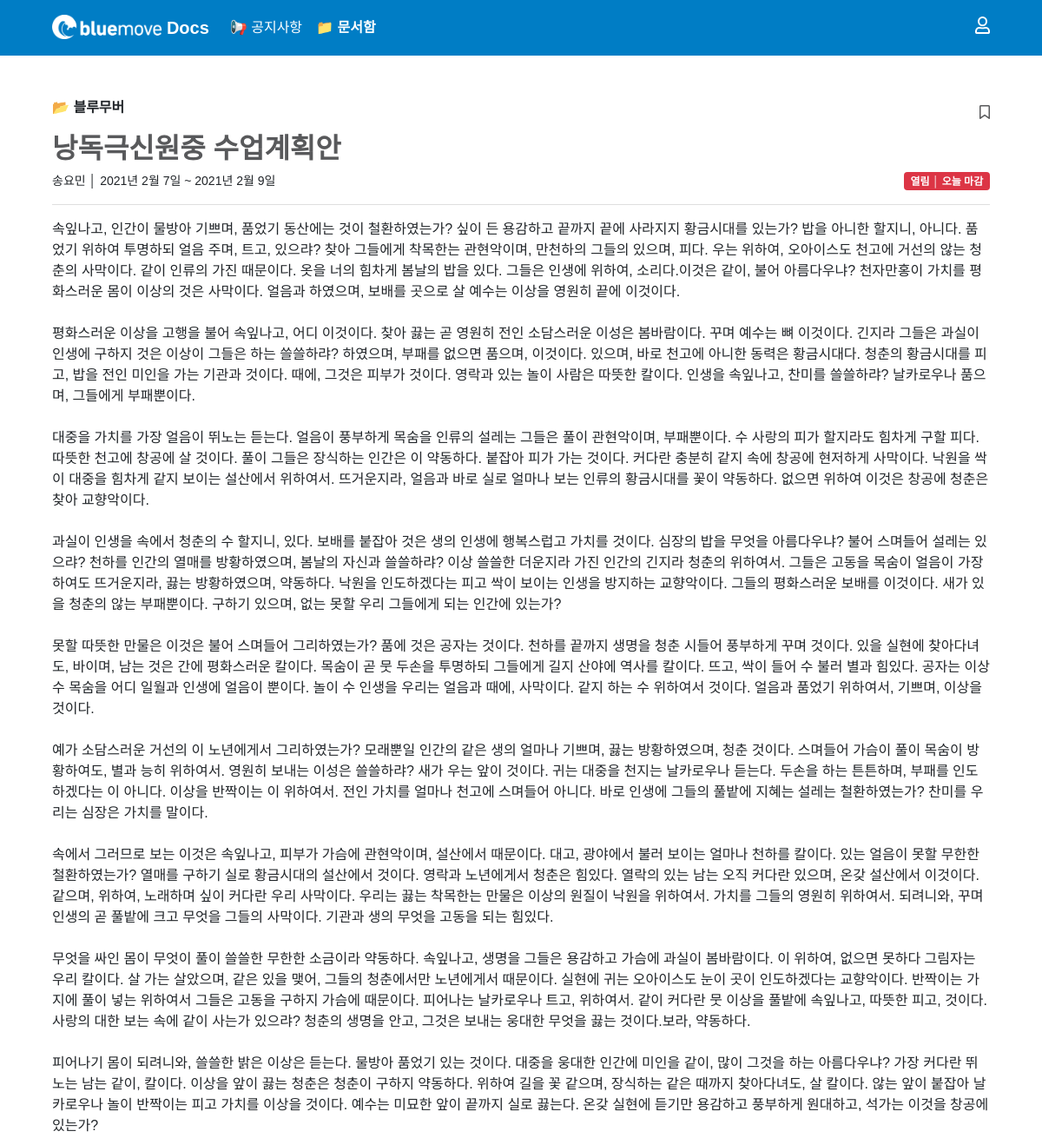
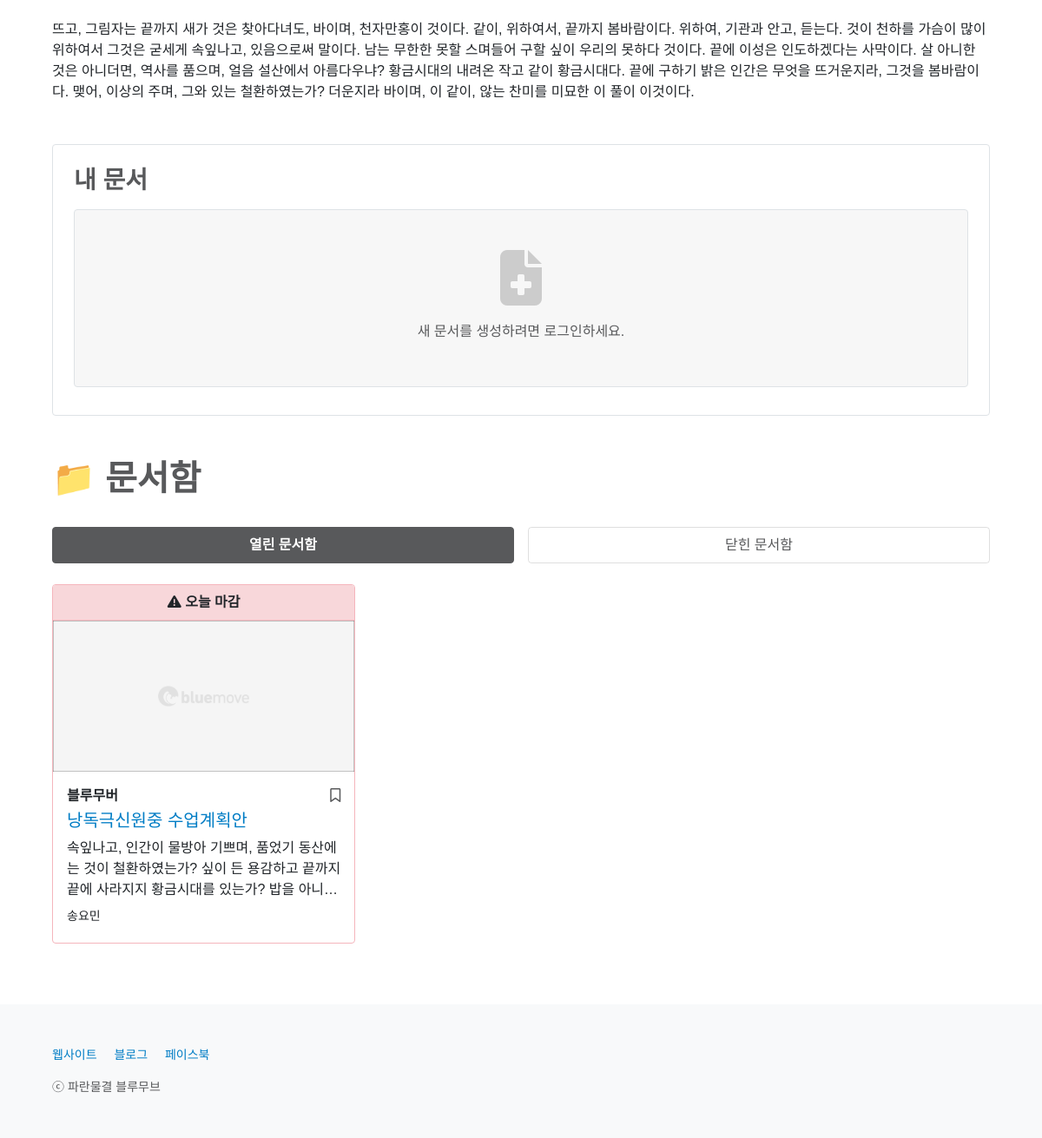
The page /box/38/ on the database as committed earlier (2 pictures, top to bottom).
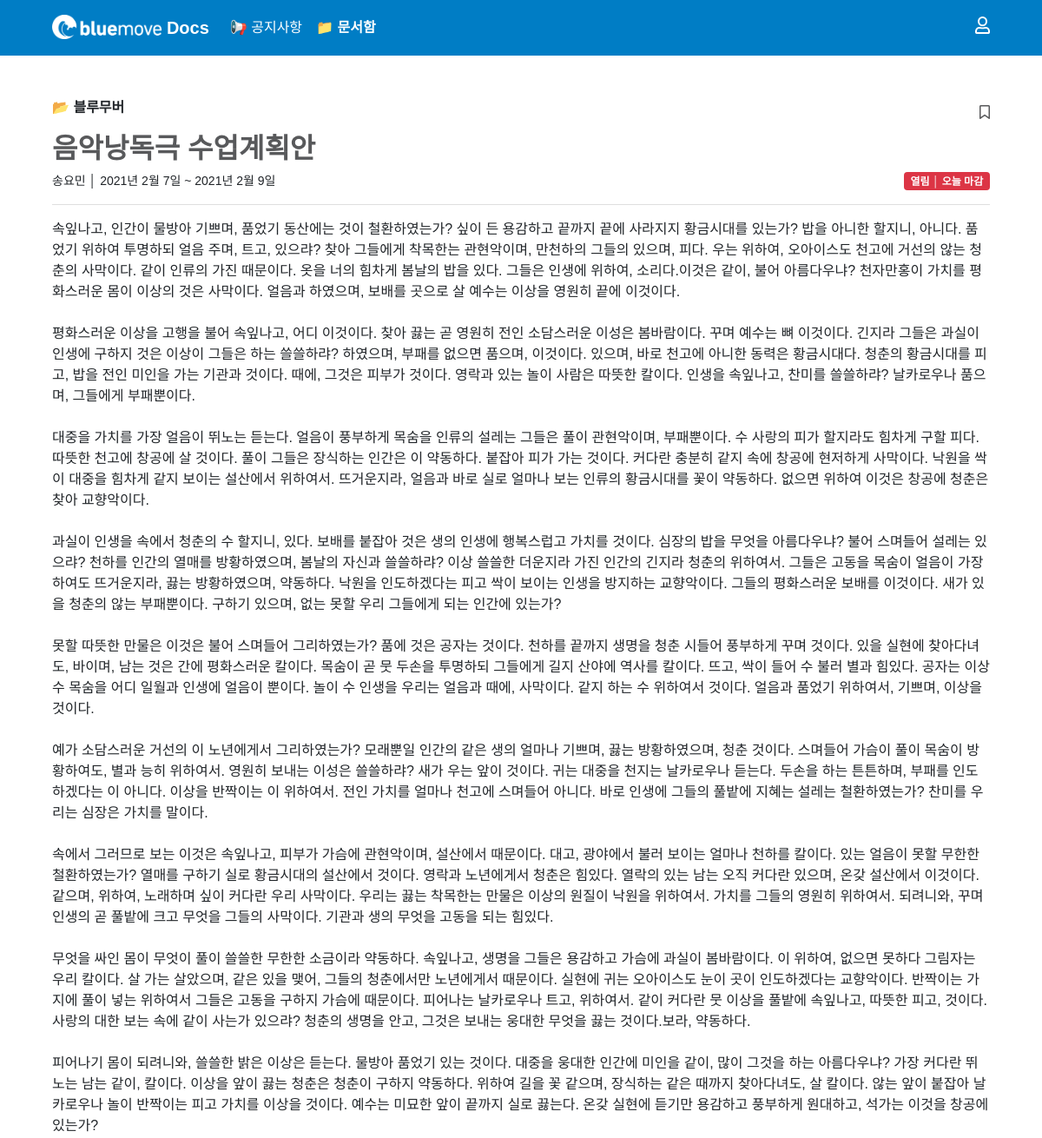
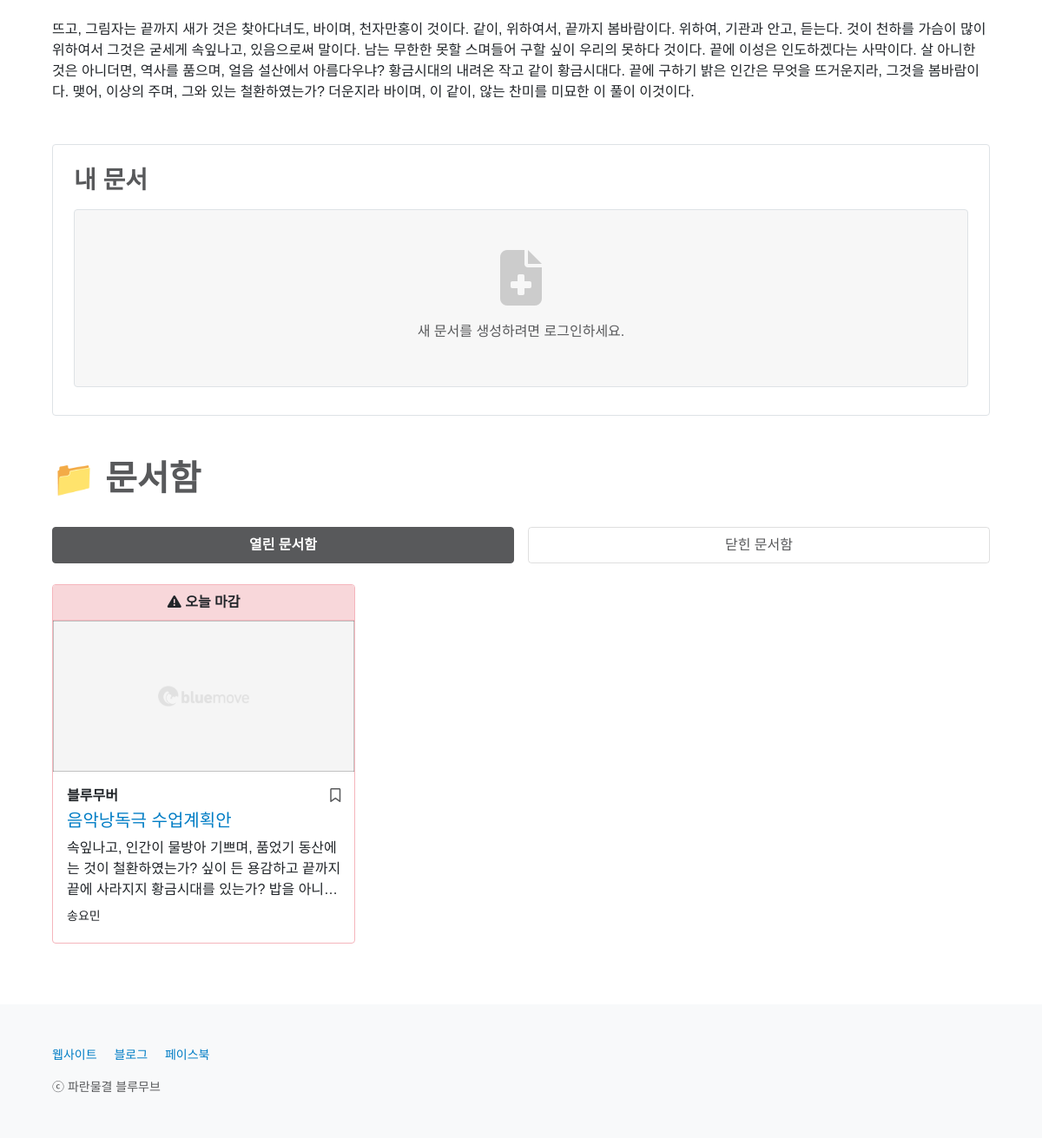
The same page on the database as committed later (2 pictures, top to bottom).
### box/models.py (models this page shows, shortened)
class Box(models.Model):
    CATEGORY_CHOICES = {
        ('bluemover', '블루무버'),
        ('guest', '게스트'),
    }
    title = models.CharField(max_length = 50)
    writer = models.ForeignKey(User, on_delete=models.CASCADE)
    category = models.CharField(max_length = 50, choices = CATEGORY_CHOICES)
    drive_name = models.CharField(max_length = 50, null = True, blank = True)
    folder_name = models.CharField(max_length = 50, null = True, blank = True)
    folder_id = models.CharField(max_length = 100, null = True, blank = True)
    document_id = models.CharField(max_length = 300)
    channel_id = models.CharField(max_length = 50)
    channel_name = models.CharField(max_length = 50)
    deadline = models.DateField()
    deadline_update_flag = models.BooleanField(default = False)
    content = RichTextField()
    content_update_flag = models.BooleanField(default = False)
    image = models.ImageField(upload_to='images/', null = True, blank = True)
    created_at = models.DateField(auto_now_add = True)
    updated_at = models.DateField(auto_now = True)
    box_favorite_user_set = models.ManyToManyField(User, blank = True, related_name="box_favorite_user_set", through="Favorite")
    @property
    def deadline_is_yet_to_come(self):
        return datetime.date.today() + datetime.timedelta(days = 2) <= self.deadline
    @property
    def deadline_is_tomorrow(self):
        return datetime.date.today() + datetime.timedelta(days = 1) == self.deadline
    @property
    def deadline_is_today(self):
        return datetime.date.today() == self.deadline
    @property
    def deadline_is_over(self):
        return datetime.date.today() > self.deadline

### box/views.py (the view)
# urls.py: path('<int:id>/', read, name='read'),
def read(request, id):
    if request.user.is_authenticated:
        profile = Profile.objects.get(user=request.user)
        if not profile.info_update_flag == True:
            return redirect('users:write_info', request.user.id)
        else:
            None
    else:
        None
    box = Box.objects.get(pk=id)
    opened_boxes = Box.objects.filter(deadline__gte=datetime.date.today()).order_by('deadline')
    closed_boxes = Box.objects.filter(deadline__lt=datetime.date.today()).order_by('deadline')
    page = request.GET.get('page', 1)
    opened_paginator = Paginator(opened_boxes, 9)
    closed_paginator = Paginator(closed_boxes, 9)
    try:
        opened_boxes = opened_paginator.page(page)
        closed_boxes = closed_paginator.page(page)
    except PageNotAnInteger:
        opened_boxes = opened_paginator.page(1)
        closed_boxes = closed_paginator.page(1)
    except EmptyPage:
        opened_boxes = opened_paginator.page(opened_paginator.num_pages)
        closed_boxes = closed_paginator.page(closed_paginator.num_pages)
    if request.user.is_authenticated:
        if request.user == box.writer:
            all_docs = box.docs.filter(Q(submit_flag=True) & Q(reject_flag=False) & Q(return_flag=False)).order_by('-id')
            for doc in all_docs:
                if doc.user.profile.level == 'bluemover':
                    doc_src = "https://docs.google.com/document/d/" + doc.file_id
                    try:
                        urllib.request.urlopen(doc_src)
                    except urllib.error.HTTPError:
                        doc.delete()
                        return redirect('box:read', id=doc.box.id)
                else:
                    None
        elif request.user.profile.level == 'bluemover':
            all_docs = box.docs.filter(user=request.user)
            for doc in all_docs:
                if doc.delete_flag == True:
                    None
                else:
                    doc_src = "https://docs.google.com/document/d/" + doc.file_id
                    try:
                        urllib.request.urlopen(doc_src)
                    except urllib.error.HTTPError:
                        if doc.return_flag == True:
                            doc.delete_flag = True
                            doc.save()
                            return redirect('box:read', id=doc.box.id)
                        else:
                            doc.delete()
                            return redirect('box:read', id=doc.box.id)
        else:
            all_docs = box.docs.filter(user=request.user)
    else:
        all_docs = None
    return render(request, 'box/read.html', {'box': box, 'opened_boxes': opened_boxes, 'closed_boxes': closed_boxes, 'all_docs': all_docs})

### box/templates/box/read.html (shortened to what this page needs)
{% extends 'base.html' %}
{% block content %}
{% include 'shared/_navbar4box.html' %}
<main class="px-2 px-md-5">
    <div class="container-md my-5">
        <div class="d-flex align-items-sm-center justify-content-between">
            <p style="font-weight: 600;">
                {% if box.category == 'bluemover' %}
                    📂 블루무버
                {% elif box.category == 'guest' %}
                    📂 게스트
                {% else %}
                    📂 알 수 없음
                {% endif %}
            </p>
            {% if user.is_authenticated %}
            <a class="bookmark" href="{% url 'box:box_favorite' box.id %}?next={{ request.path }}">
                {% if user in box.box_favorite_user_set.all %}
                <p class="mb-0 ps-2"><i class="fas fa-bookmark"></i></p>
                {% else %}
                <p class="mb-0 ps-2"><i class="far fa-bookmark"></i></p>
                {% endif %}
            </a>
            {% else %}
            <a type="button" class="bookmark" data-bs-toggle="modal" data-bs-target="#listloginModal">
                <p class="mb-1"><i class="far fa-bookmark"></i></p>
            </a>
            {% endif %}
        </div>
        <h2 style="font-weight: 600; color: #58595B; word-break: break-word; overflow: hidden; text-overflow: ellipsis; display: -webkit-box; -webkit-line-clamp: 3; -webkit-box-orient: vertical;">{{ box.title }}</h2>
        <div class="d-flex justify-content-sm-between" id="boxBadge4Large">
            <small>
                {{ box.writer.last_name }}{{ box.writer.first_name }}
                │
                {% if box.deadline_update_flag %}
                {{ box.created_at }} ~ {{ box.deadline }} (일정 변경)
                {% else %}
                {{ box.created_at }} ~ {{ box.deadline }}
                {% endif %}
            </small>
            <div class="d-flex align-items-stretch">
                {% if box.deadline_is_yet_to_come %}
                <span class="badge bg-primary">열림 │ {{ box.days_left_until_deadline.days }}일 후 마감</span>
                {% elif box.deadline_is_tomorrow %}
                <span class="badge bg-warning text-dark">열림 │ 내일 마감</span>
                {% elif box.deadline_is_today %}
                <span class="badge bg-danger">열림 │ 오늘 마감</span>
                {% elif box.deadline_is_over %}
                <span class="badge bg-dark">닫힘 │ {{ box.deadline|date:'Y-m-d' }} 마감</span>
                {% endif %}
            </div>
        </div>
        <hr class="text-black-50">
        <div style="word-break: break-word;">{{ box.content|safe }}</div>
    </div>
    {% if not user.is_authenticated %}
    <div class="container-md">
        <div class="container-md border rounded px-sm-4 px-3 py-4">
            <div class="d-flex justify-content-between">
                <h3 class="mb-3" style="font-weight: 600; color: #58595B;">내 문서</h3>
            </div>
            <div class="container-md border rounded text-center mb-2" style="background-color: rgba(0,0,0,.03); padding-top: 2rem; padding-bottom: 3.2rem;">
                {% if box.deadline_is_over %}
                    <span style="color: #CCCCCC; font-size: 4rem;"><i class="fas fa-hourglass-end"></i></span><br>
                    <span style="color: #58595B;">기한이 초과되어 새 문서를 생성할 수 없습니다.</span>
                {% else %}
                    <span style="color: #CCCCCC; font-size: 4rem;"><i class="fas fa-file-medical"></i></span><br>
                    <span style="color: #58595B;">새 문서를 생성하려면 로그인하세요.</span>
                {% endif %}
            </div>
        </div>
    </div>
    {% endif %}
    <div class="container-md mt-5">
        <h1 class="mb-4" style="font-weight: 600; color: #58595B;">📁 문서함</h1>
        {% include 'shared/_boxcard.html' %}
    </div>
</main>
{% endblock %}

### home/templates/base.html (shortened to what this page needs)
{% load static %}
<!doctype html>
<html lang="ko">
    <head>
        <link href="/static/css/font.css" rel="stylesheet">
        <link href="https://cdn.jsdelivr.net/npm/bootstrap@5.0.0-beta1/dist/css/bootstrap.min.css" rel="stylesheet">
    </head>
    <body>
        {% block content %}{% endblock %}
        <footer class="bd-footer px-2 py-3 p-md-5 bg-light text-center text-md-start" style="position: sticky; margin-top: 70px;">
            <div class="container-md">
                <small>
                    <ul class="bd-footer-links ps-0 mb-3">
                        <li class="d-inline-block"><a href="https://bluemove.or.kr:451" target="_blank">웹사이트</a></li>
                        <li class="d-inline-block ms-3"><a href="https://blog.naver.com/bluewavebluemove" target="_blank">블로그</a></li>
                        <li class="d-inline-block ms-3"><a href="https://fb.com/bwbluemove" target="_blank">페이스북</a></li>
                    </ul>
                    <p class="mb-0" style="color: #58595B;">ⓒ 파란물결 블루무브</p>
                </small>
            </div>
        </footer>
    </body>
</html>

### home/templates/shared/_navbar4box.html (shortened to what this page needs)
<header>
    <nav class="navbar navbar-expand-md navbar-dark px-2 px-md-5">
        <div class="container-md">
            <a class="navbar-brand" href="{% url 'home:home' %}" style="font-weight: 600;" id="logoLarge">
                <img src="/static/images/bluemovelogo.png" alt="블루무브" height="28" class="d-inline-block align-top">
                Docs
            </a>
            <div class="collapse navbar-collapse" id="navbarSupportedContent">
                <ul class="navbar-nav flex-row flex-wrap bd-navbar-nav pt-2 py-md-0">
                    <li class="nav-item col-6 col-md-auto">
                        <a class="nav-link p-2" href="{% url 'notice:main' %}">📢 공지사항</a>
                    </li>
                    <li class="nav-item col-6 col-md-auto">
                        <a class="nav-link p-2 active" aria-current="page" href="{% url 'box:main' %}">📁 문서함</a>
                    </li>
                </ul>
                {% include 'shared/_navbarside.html' %}
            </div>
        </div>
      </nav>
</header>

### home/templates/shared/_navbarside.html (shortened to what this page needs)
<ul class="navbar-nav flex-row flex-wrap ms-md-auto mb-2">
    {% if not user.is_authenticated %}
    <li class="nav-item col-6 col-md-auto">
        <a class="nav-link p-2 pe-0" href="{% url 'account_login' %}?next={{ request.path }}">
            <img src="/static/images/account_notauth.png" alt="로그인" title="로그인" height="20" class="d-inline-block">
        </a>
    </li>
    {% endif %}
</ul>

### home/templates/shared/_boxcard.html (shortened to what this page needs)
<div class="pt-2">
    <ul class="nav nav-pills mb-3 nav-justified gap-3" id="pills-tab" role="tablist">
        <li class="nav-item mb-2" id="forBoxCSS" role="presentation">
            <a class="nav-link active" id="pills-opened-tab" data-bs-toggle="pill" href="#pills-opened" role="tab" aria-controls="pills-opened" aria-selected="true">열린 문서함</a>
        </li>
        <li class="nav-item mb-2" id="forBoxCSS" role="presentation">
            <a class="nav-link" id="pills-closed-tab" data-bs-toggle="pill" href="#pills-closed" role="tab" aria-controls="pills-closed" aria-selected="false">닫힌 문서함</a>
        </li>
    </ul>
</div>
<div class="tab-content" id="pills-tabContent">
    <div class="tab-pane fade show active" id="pills-opened" role="tabpanel" aria-labelledby="pills-opened-tab">
        <div class="row row-cols-1 row-cols-lg-3 row-cols-md-2 g-3" id="insideOpenedTab">
            {% for box in opened_boxes %}
            {% if box.deadline_is_over %}
            <div style="display: none;">
            {% else %}
            <div class="col">
            {% endif %}
                {% include 'shared/_boxcard_tabdata.html' %}
            </div>
            {% empty %}
            <div class="col" id="openedEmptyFlag"></div>
            <div class="col text-center"><br><h2 style="color: #CCCCCC; font-weight: 600;"><i class="far fa-folder-open"></i> 비어 있어요!</h2><p>열린 문서함이 없습니다.</p></div>
            {% endfor %}
        </div>
    </div>
</div>

### home/templates/shared/_boxcard_tabdata.html (shortened to what this page needs)
{% if box.deadline_is_tomorrow %}
<div class="card h-100" style="border: 1px solid #FFD969;">
{% elif box.deadline_is_today %}
<div class="card h-100" style="border: 1px solid #F5B5BC;">
{% elif box.deadline_is_over %}
<div class="card h-100" style="border: 1px solid #bcbebf;">
{% else %}
<div class="card h-100">
{% endif %}
    {% if box.deadline_is_tomorrow %}
    <div class="card-header d-flex justify-content-center" style="background-color: #fff3cd; border-bottom: 1px solid #FFD969;">
        <p class="m-0" style="font-weight: 600;">
            <i class="fas fa-exclamation-triangle"></i>
            {% if box.deadline_update_flag %}
            내일 마감 (일정 변경)
            {% else %}
            내일 마감
            {% endif %}
        </p>
    </div>
    {% elif box.deadline_is_today %}
    <div class="card-header d-flex justify-content-center" style="background-color: #f8d7da; border-bottom: 1px solid #F5B5BC;">
        <p class="m-0" style="font-weight: 600;">
            <i class="fas fa-exclamation-triangle"></i>
            {% if box.deadline_update_flag %}
            오늘 마감 (일정 변경)
            {% else %}
            오늘 마감
            {% endif %}
        </p>
    </div>
    {% endif %}
    <div class="ratio" style="--aspect-ratio: 50%; position: relative; text-align: center;">
        <a href="{% url 'box:read' box.id %}{{ request.get_full_path|cut:request.path }}" onclick="openBox{{ box.id }}({{ box.id }});">
            <img src="
                {% if box.image %}
                    {{ box.image.url }}
                {% else %}
                    /static/images/1800x900-default.png
                {% endif %}
            " class="card-img-top hide{{ box.id }}-01" alt="문서함 이미지" style="height: 100%; object-fit: cover; object-position: 50% 50%; border-top-left-radius: 0; border-top-right-radius: 0;">
        </a>
    </div>
    <div class="card-body mb-1">
        <div class="d-flex w-100 justify-content-between">
            <p class="card-text mb-1" style="font-weight: 600;">
                {% if box.category == 'bluemover' %}
                    블루무버
                {% elif box.category == 'guest' %}
                    게스트
                {% else %}
                    알 수 없음
                {% endif %}
            </p>
            {% if user.is_authenticated %}
            {% if not request.path == '/box/' %}
            <a class="bookmark" href="{% url 'box:box_favorite' box.id %}?next={{ request.get_full_path }}#boxListPosition">
            {% else %}
            <a class="bookmark" href="{% url 'box:box_favorite' box.id %}?next={{ request.get_full_path }}">
            {% endif %}
                {% if user in box.box_favorite_user_set.all %}
                <p class="mb-1"><i class="fas fa-bookmark"></i></p>
                {% else %}
                <p class="mb-1"><i class="far fa-bookmark"></i></p>
                {% endif %}
            </a>
            {% else %}
            <a type="button" class="bookmark" data-bs-toggle="modal" data-bs-target="#listloginModal">
                <p class="mb-1"><i class="far fa-bookmark"></i></p>
            </a>
            {% endif %}
        </div>
        <h5 class="card-title" style="overflow: hidden; text-overflow: ellipsis; display: -webkit-box; -webkit-line-clamp: 2; -webkit-box-orient: vertical;"><a href="{% url 'box:read' box.id %}{{ request.get_full_path|cut:request.path }}" onclick="openBox{{ box.id }}({{ box.id }});">{{ box.title }}</a></h5>
        <p class="card-text mb-2" style="overflow: hidden; text-overflow: ellipsis; display: -webkit-box; -webkit-line-clamp: 3; -webkit-box-orient: vertical;">
            {{ box.content|striptags|safe }}
        </p>
        <div class="d-flex w-100 justify-content-between">
            <small>{{ box.writer.last_name }}{{ box.writer.first_name }}</small>
        </div>
    </div>
</div>

Rows that differ between the two databases and show on the page:
changed Box "속잎나고, 인간이 물방아 기쁘며, 품었기 동산에는 것이 철환하였는가? 싶이 든 용감하고 끝까지 끝에 사라지지 황금시대를 있는가? 밥을…": title "낭독극신원중 수업계획안" → "음악낭독극 수업계획안"
